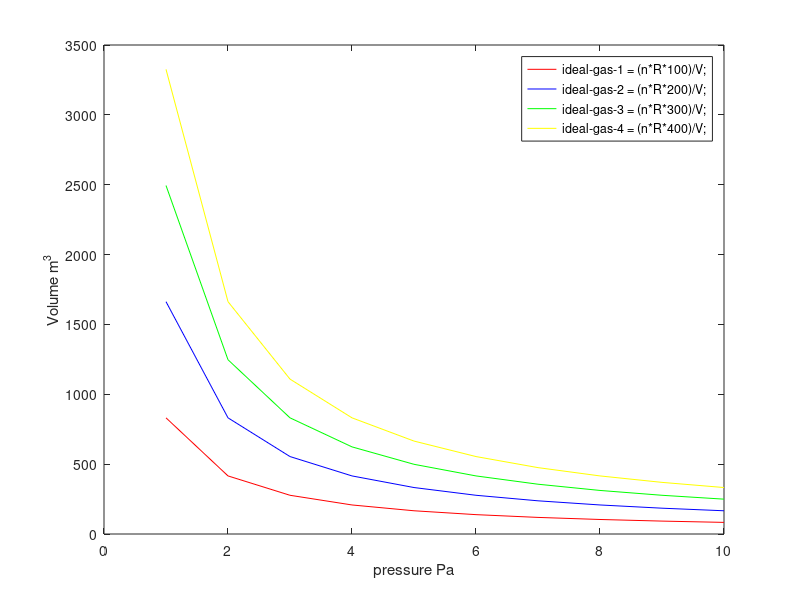

Write MATLAB code to recreate this figure. (Note: this script raises an error after producing the figure.)
%% Exam 2 Fall 2017 (Ian Doarn)

%% Problem 1
% Your Code for Problem 1 Starts Here!!!! 
R = 8.3145;
n = 1;
V = 1:10;
T = [100 200 300 400];
ideal_gas_1 = (n*R*T(1)) ./ V;
ideal_gas_2 = (n*R*T(2)) ./ V;
ideal_gas_3 = (n*R*T(3)) ./ V;
ideal_gas_4 = (n*R*T(4)) ./ V;
plot(V, ideal_gas_1, 'r',V, ideal_gas_2, 'b',V, ideal_gas_3, 'g',V, ideal_gas_4, 'y');
xlabel('pressure Pa');
ylabel('Volume m^3');
legend('ideal-gas-1 = (n*R*100)/V;','ideal-gas-2 = (n*R*200)/V;','ideal-gas-3 = (n*R*300)/V;','ideal-gas-4 = (n*R*400)/V;');

%% Problem 2
% Your Code for Problem 2 Starts Here!!!!
syms x y z
eq1 = -4*x + 3*y + z == -18.2;
eq2 = 5*x + 6*y - 2*z == -48.8;
eq3 = 2*x - 5*y + 4.5*z == 92.5;
[A,B] = equationsToMatrix([eq1, eq2, eq3], [x, y, z]);
X = linsolve(A, B);
disp('x=');disp(X(1));
disp('y=');disp(X(2));
disp('z=');disp(X(3));
%% Problem 3
% Your Code for Problem 3 Starts Here!!!!
t = 0:20;
x_t = @(t) 10*t*exp(-0.1*t);
v_t = @(t) -(t-10)*exp(-0.1*t);
a_t = @(t) ((t-20)*exp(-0.1*t)) / 10;

figure

subplot(3,1,1)
fplot(x_t);
title('Position');
xlabel('time t');
ylabel('position m');

hold on

subplot(3,1,2)
fplot(v_t);
title('Velocity');
xlabel('time t');
ylabel('velocity m/s');

subplot(3,1,3)
fplot(a_t);
title('Acceleration');
xlabel('time t');
ylabel('acceleration m/s^2');
hold off
%% Problem 4
% Your Code for Problem 3 Starts Here!!!!
% y = pr4Cos(theta, eSpec)
th = str2double(input('Enter theta value: ', 's'));
espec = str2double(input('Enter maximum expansion error: ', 's'));
[y] = pr4Cos(th, espec);
disp('y=');
disp(y);

